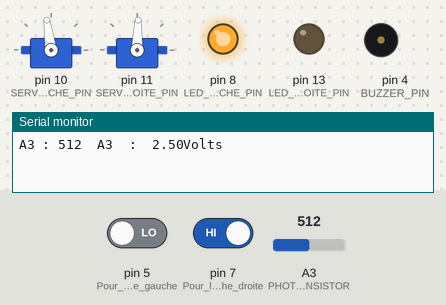
Simulated run of this sketch. Board: Arduino Uno, built with avr-gcc and run on an emulated ATmega328P. On the bench: 2 × servo, output pins drawn as LEDs (lit = HIGH), buzzer (waves = sounding), the last lines printed to the serial monitor. Inputs (shaded band) come from the test bench; at power-on: A3 (PHOTO_TRANSISTOR) = 512, pin 5 (Pour_la_moustache_gauche) LOW, pin 7 (Pour_la_moustache_droite) HIGH.

Above: at 2.2 s.
2.3 s: A3 (PHOTO_TRANSISTOR) set to 484
At 5.6 s:
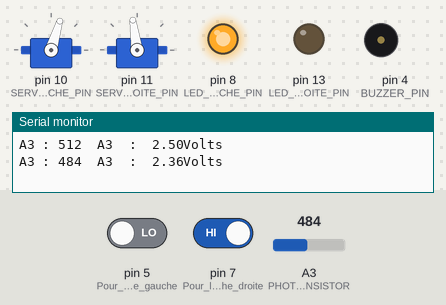
7.4 s: pin 5 (Pour_la_moustache_gauche) driven HIGH
16.9 s: A3 (PHOTO_TRANSISTOR) set to 510
At 20.6 s:
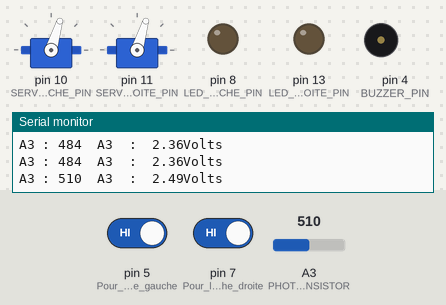
22.0 s: pin 7 (Pour_la_moustache_droite) driven LOW
At 29.0 s:
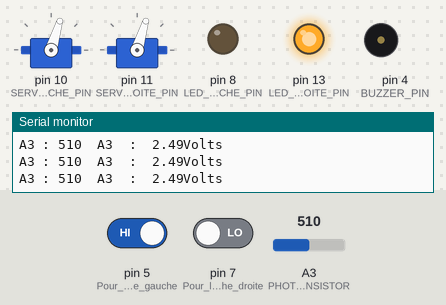
29.7 s: A3 (PHOTO_TRANSISTOR) set to 490
34.9 s: pin 5 (Pour_la_moustache_gauche) driven LOW
At 36.5 s:
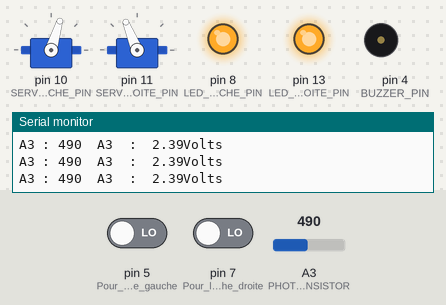
Timing chart, 0 to 44.5 s (numbered marks = the images above; inputs shaded):
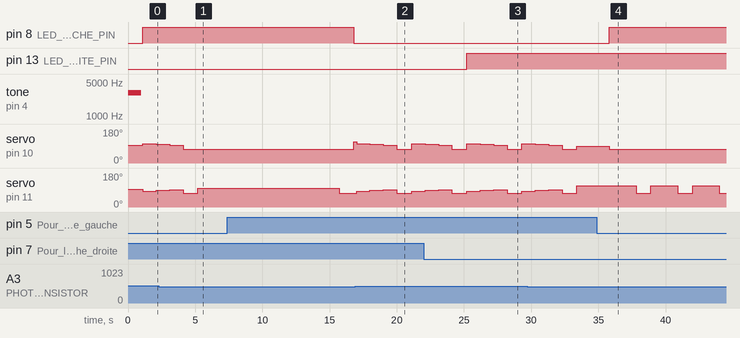

The sketch:

Robot_final.ino
```cpp
#include <Servo.h>

//Définition de constantes symboliques
#define BUZZER_PIN 4
#define SERVO_DROITE_PIN 11
#define SERVO_GAUCHE_PIN 10
#define LED_GAUCHE_PIN 8
#define LED_DROITE_PIN 13

#define PHOTO_TRANSISTOR 3
#define LUMINOSITE_SEUIL 500

int val_mGauche = 0;
int val_mDroite = 0;

#define DUREE 6000
#define CHANGEMENT_DIRECTION 900
#define L 5.4

// Variables globales
Servo Servo_droite;
Servo Servo_gauche;

int largeur_implusion;
float D_To_A(int V_num);

void setup()
{
  tone(BUZZER_PIN, 3000);
  delay(1000);
  noTone(BUZZER_PIN);

  Serial.begin(9600);
  Servo_gauche.attach(SERVO_GAUCHE_PIN);
  Servo_gauche.writeMicroseconds (1500);
  Servo_droite.attach(SERVO_DROITE_PIN);
  Servo_droite.writeMicroseconds (1500);

  pinMode (5, INPUT); // Pour la moustache gauche
  pinMode (7, INPUT); // Pour la moustache droite
  pinMode(LED_GAUCHE_PIN, OUTPUT);
  pinMode(LED_DROITE_PIN,OUTPUT);
//  arret();
}

void loop() {

  int V_num_A3;
  V_num_A3 = analogRead(PHOTO_TRANSISTOR);
  Serial.print("A3 : ");
  Serial.print(V_num_A3);
  Serial.print("  A3  :  ");
  Serial.print(D_To_A(V_num_A3));
  Serial.println("Volts");

  delay(100);
  Strategie_robot(V_num_A3);
  delay(100);
}


void Avance ()
{
  Servo_droite.writeMicroseconds(1300);
  Servo_gauche.writeMicroseconds(1700);
//  delay (duree_deplacement);
}

void arret (void)
{
  Servo_droite.detach ();
  Servo_gauche.detach ();
}


void arret2 (void)
{
  Servo_droite.writeMicroseconds(1500);
  Servo_gauche.writeMicroseconds(1500);
}

void Recule ()
{
  Servo_droite.writeMicroseconds(1700);
  Servo_gauche.writeMicroseconds(1300);
//  delay (duree_deplacement);
}

void Gauche (int duree_deplacement)
{
  Servo_droite.writeMicroseconds(1300);
  Servo_gauche.writeMicroseconds(1300);
  delay (duree_deplacement);
}

void Droite (int duree_deplacement)
{
  Servo_droite.writeMicroseconds(1700);
  Servo_gauche.writeMicroseconds(1700);
  delay (duree_deplacement);
}

void Avance_Droite(int duree_deplacement){
  Servo_droite.writeMicroseconds(1450);
  Servo_gauche.writeMicroseconds(1700);
  delay (duree_deplacement);
}

void Avance_Gauche(int duree_deplacement){
  Servo_droite.writeMicroseconds(1300);
  Servo_gauche.writeMicroseconds(1550);
  delay (duree_deplacement);
}

void Recule_Gauche(){
  Servo_droite.writeMicroseconds(1700);
  Servo_gauche.writeMicroseconds(1450);
//  delay (duree_deplacement);
}

void Recule_Droite(){
  Servo_droite.writeMicroseconds(1550);
  Servo_gauche.writeMicroseconds(1300);
//  delay (duree_deplacement);
}

void Ralentir(){
  Servo_droite.writeMicroseconds(1400);
  Servo_gauche.writeMicroseconds(1600);
  delay(1000);
  Servo_droite.writeMicroseconds(1450);
  Servo_gauche.writeMicroseconds(1550);
  delay (1000);
  Servo_droite.writeMicroseconds(1480);
  Servo_gauche.writeMicroseconds(1520);
  delay (1000);
}

void Tourner(int temps){
  Servo_droite.writeMicroseconds(1300);
  Servo_gauche.writeMicroseconds(1300);
  delay(temps);
}

void Strategie_robot(int V_num){

  val_mGauche = digitalRead(5);
  val_mDroite = digitalRead(7);
  digitalWrite(LED_GAUCHE_PIN, 1-val_mGauche);
  digitalWrite(LED_DROITE_PIN, 1-val_mDroite);

  //Définir des actions selon l'état de moustache

  //Si la luminosité est faible, le robot continue à avancer;
  //Si la luminosité est importante, le robot s'immobilise.
  if (V_num >= LUMINOSITE_SEUIL){ //Clair
    Ralentir();
    arret2();
    Tourner(CHANGEMENT_DIRECTION);
  }
  else{

      if(val_mGauche == 1 && val_mDroite == 1 ){
        Avance();
      }
      else if(val_mGauche == 0 && val_mDroite == 1){
        Recule_Droite();
        //degree: 360
        delay(10500);
        Tourner(CHANGEMENT_DIRECTION);
      }
      else if(val_mDroite == 0 && val_mGauche == 1){
        Recule_Gauche();
        //degree: 30
        delay(1000);
      }
      else if(val_mDroite == 0 && val_mGauche == 0){
      Recule();
      delay(2000);
      Tourner(CHANGEMENT_DIRECTION);
      }
  }
}

float D_To_A(int V_num){
  return (float) V_num * 5.0 /1024.0;
}

//calculer le degre
float cal_degree(float v_d, float v_g, float degre){

  float v = (v_d + v_g) /2; //Vitesse de robot: m/s
  float p = L * (v_d + v_g) / (v_d - v_g); //Rayon de tourne: m
  if(p >=0){
    p = p;
  }
  else{
    p = -p;
  }
  float w = v/p; //Vitesse angulaire: rad/s
  float t = degre / (57.3 * w ) ; // temps de tourne : s
  return t;
}
```

Measured:
- the behaviour switches between 500 and 499 on A3 (PHOTO_TRANSISTOR) (found by bisection; images 0 and 1)
- after the input at 2.3 s, servo on pin 10 (SERVO_GAUCHE_PIN): goes on until 4.1 s, then stays 73°
- after the input at 7.4 s, pin 8 (LED_GAUCHE_PIN): HIGH → LOW after 9.4 s; servo on pin 10 (SERVO_GAUCHE_PIN): 73° → 112° after 9.4 s
- after the input at 16.9 s, servo on pin 10 (SERVO_GAUCHE_PIN): 112° → 102° after 0.11 s, → 98° 1.0 s later, → 95° 1.0 s later, → 73° 1.0 s later, … (5 changes in this stretch); servo on pin 11 (SERVO_DROITE_PIN): 73° → 83° after 0.11 s, → 88° 1.0 s later, → 91° 1.0 s later, → 73° 1.0 s later, … (5 changes in this stretch)
- after the input at 22.0 s, pin 13 (LED_DROITE_PIN): LOW → HIGH after 3.2 s
- after the input at 34.9 s, pin 8 (LED_GAUCHE_PIN): LOW → HIGH after 0.91 s; servo on pin 10 (SERVO_GAUCHE_PIN): 88° → 73° after 0.91 s; servo on pin 11 (SERVO_DROITE_PIN): alternates 112° for 2.0 s and 73° for 1.1 s, starting after 2.9 s
